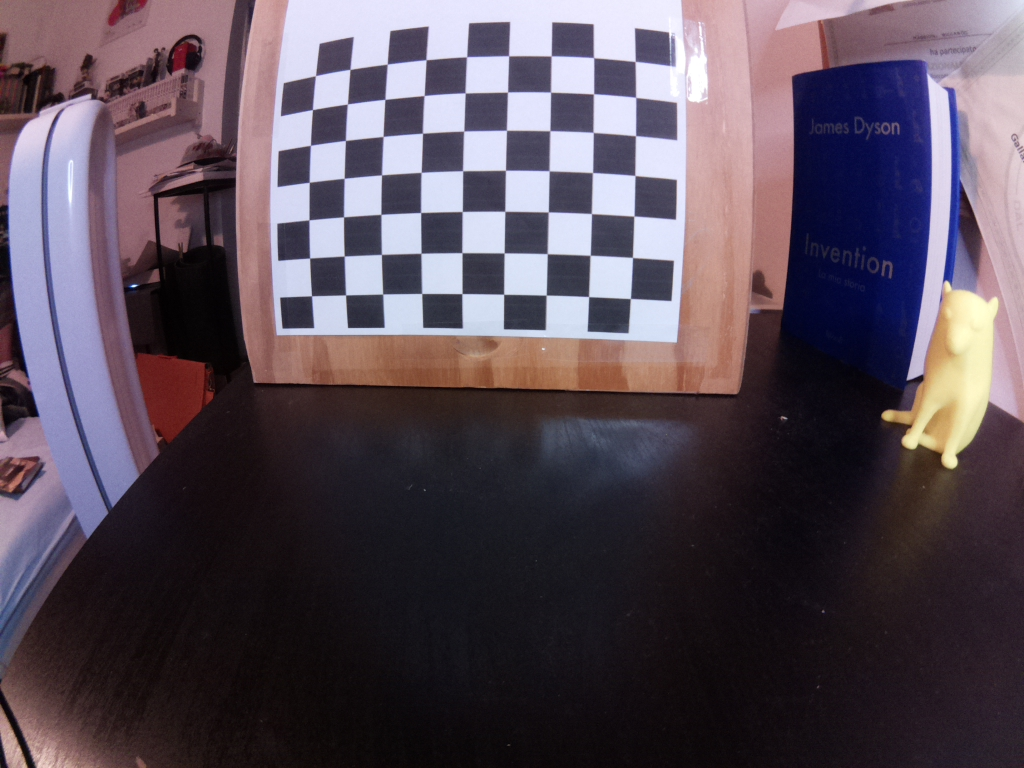
#> input picture part1/chessboards/foto0.jpg, 1024 x 768 px; its folder holds 4 pictures in this run
$ jupyter execute --allow-errors CheemsVision-Part1-Calibration.ipynb
#> lines starting #> are read from the running program, lines starting #| are printed output that depends on the picture
# Calibrazione della camera

In questo foglio affronteremo uno dei passaggi cardine quando si lavora con una camera: la correzione degli distorsioni!
Bisogna infatti sapere che la maggior parte delle fotocamere introduce una significativa distorsione alle immagini che cattura, le due più importanti sono

1. **la distorsione radiale**
2. **distorsione tangenziale**

La prima causa alle linee rette di apparire curve e aumenta man mano che ci si allontana dal centro dell'immagine *(immagine di sinistra)*, mentre la seconda è data dal fatto che il piano della lente non è parallelo al piano dell'immagine *(immagine di destra)*.

La procedura che va a calcolare i parametri relativi a questi errori per darci una matrice e dei coefficienti di correzione è detta **calibrazione**

## Teoria dietro la calibrazione della camera

Per comprendere appieno il codice che andremo ad eseguire più tardi è giusto introdurre un po' di teoria; questa non è obbligatoria in quanto opencv semplifica molte funzioni, ma saperla ci permetterà di comprendere la motivazione dietro molti passaggi.

Matematicamente il comportamento di una fotocamera è descritto da quello che viene chiamato [**pinhole model**](https://en.wikipedia.org/wiki/Pinhole_camera_model);

Questo suppone che tutta la luce che la camera riceve passi da un'apertura piccolissima (**pinhole**), ma nella realtà questo porterebbe ad immagini con poca risoluzione.
Per questo si utilizzano **lenti** unite a **sensori CMOS** per la cattura della luce, ma questo introduce delle variazioni rispetto al modello originale.
Un esempio può essere una lunghezza focale sull'asse x diversa da quella sull'asse y, oppure un allineamento non perfetto del centro del sensore di luce con quello della lente.

Tutti questi problemi aggiuntivi vengono modellizzati dalla **matrice di calibrazione intrinseca**

1. **fx** e **fy** rappresentano le lunghezze focali (in pixel).
2. **cx** e **cy** rappresentano il centro ottico (proiezione del centro del sistema della camera sull'immagine)

Inoltre come detto prima avremo delle distorsioni (radiali e tangenziali) dovute alla lente e queste verranno modellizzate da queste formule matematiche:

I parametri k e p saranno i **coefficienti di distorsione** che dovremo andare a ricavare insieme alla matrice di calibrazione intrinseca.

Per maggior approfondimento, ecco il paper che propose l'idea del metodo di calibrazione che andremo ad effettuare:

Zhengyou Zhang, [A Flexible New Technique for Camera Calibration](https://www.microsoft.com/en-us/research/wp-content/uploads/2016/02/tr98-71.pdf), Technical Report MSR-TR-98-71, Microsoft Research, 1998.

## Pratica e codice

Per questo corso ti servirà anche stampare la scacchiera che troverai nel materiale di questo modulo. Questa risulta uno strumento perfetto in quando ci fornisce dei punti facilmente individuabili e dalle coordinate relative ben definite. Sarà inoltre importante che questa rimanga ben piatta, consigliamo quindi di incollarla ad una superficie solida (ex. cartoncino duro).

Cominciamo a programmare, importiamo innanzitutto le librerie necessarie:

[cell 1]
import cv2
import glob
import numpy as np
import yaml
import time

Andiamo ora a creare delle variabili che rappresentano i dati della nostra scacchiera, in particolare nx ed ny non rappresenteranno il numero di caselle ma il numero di spigoli interni alla scacchiera. Lo square_size, ovvero la dimensione del lato dei quadrati della scacchiera dovrà essere in metri.

[cell 2]
nx = 9
ny = 7
square_size = 0.02

Creaimo gli array che conserveranno le coordinate dei punti di interesse della scacchiera. **imgpoint** conterrà le coordinate dei punti rilevati nelle foto, mentre **objpoints** conserverà i punti nello spazio 3D, queste ultime coordinate saranno molto semplici dato che consideriamo la scacchiera piana e a terra (Z = 0), quindi avremo punti del tipo (0,0,0), (0.018,0,0),...

***TIPS**: Quando conosci già le caratteristiche di un determinato array (dimensione e tipo) è bene dichiaralo subito in modo da preallocare la memoria e migliorare così la performance del codice.*

[cell 3]
objp = np.zeros((nx * ny, 3), np.float32)
objp[:, :2] = np.mgrid[0:nx, 0:ny].T.reshape(-1, 2)
objp = objp * square_size

imgpoints = []
objpoints = []

Andiamo ora ad importare le foto scattate per la calibrazione. Se si vuole ottenere un'effettivo file di calibrazione per la propria camera bisognerebbe usare foto scattate da questa. Alla fine di questo modulo si troverà un programma per poter effettuare questo lavoro, al momento a scopo dimostrativo useremo quelle di una picamera V2.

[cell 4]
images = glob.glob('part1/chessboards/*.jpg')

La funzione **findChessboardCorners** di opencv si occupa di trovare i punti della scacchiera nelle immagini e ritornerà due variabili:
1) **ret**: variabil booleane (True o False) che ci dice se sono stati trovati punti.
2) **corners**: array contenente le coordinate dei pixel dell'immagine associati ai punti trovati (se trovati).

Andremo poi a migliorare la precisione delle coordinate dei punti trovati con la funzione **cornerSubPix** e infine li aggiungeremo alla lista **imgpoints**.

**Nota:** dichiarare una variabile come *var = []* in python, vuol dire dichiarare una particolare struttura dati chiamata lista. Vedi [liste python](https://www.w3schools.com/python/python_lists.asp)

[cell 5]
#se avete finito il tutorial e avete già fatto le vostre foto, rirunnate da qui

criteria = (cv2.TERM_CRITERIA_EPS + cv2.TERM_CRITERIA_MAX_ITER, 30, 0.001)

for fname in images:
    img = cv2.imread(fname)
#> img is the input picture: shape (768, 1024, 3); mean B, G, R 88.1, 76.7, 88.8
    gray = cv2.cvtColor(img, cv2.COLOR_BGR2GRAY)
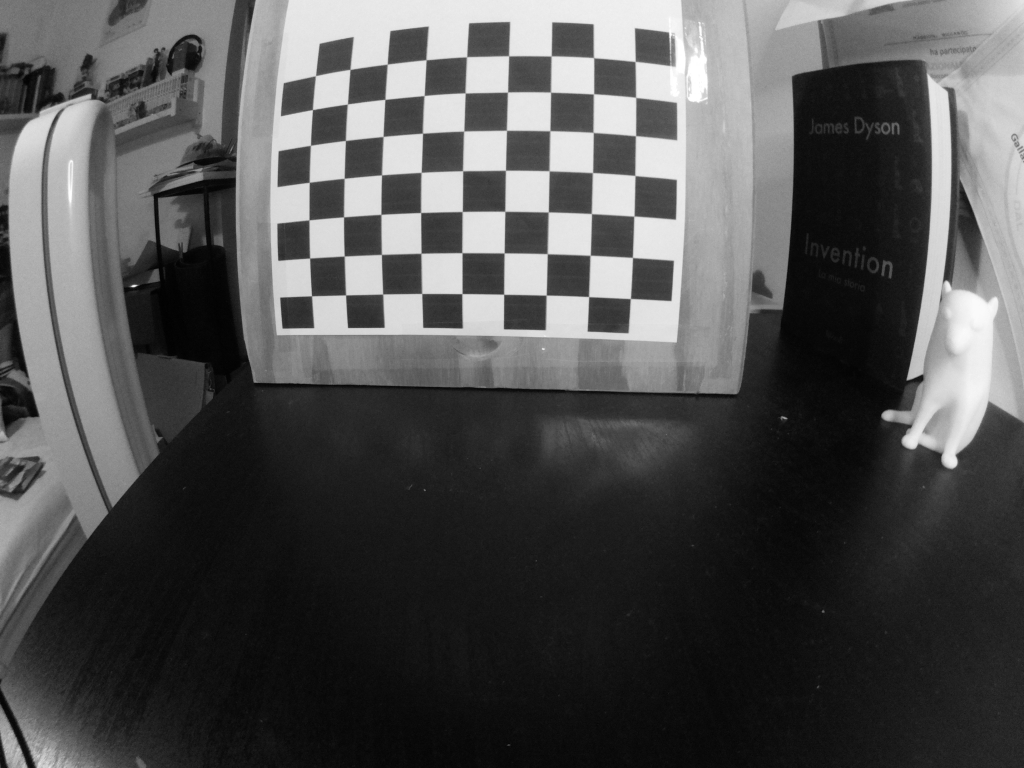
#> gray: shape (768, 1024); min 1, max 255, mean 81.6

    ret, corners = cv2.findChessboardCorners(gray, (nx,ny), None)
#> ret = True; corners = 63 rows, first 8: [315.4, 75.68], [350, 69.47], [387.3, 64.1], [426.1, 59.67], [466.5, 56.84], [508.6, 55.78], [551.1, 55.98], [593.5, 57.56]

    if ret == True:
        objpoints.append(objp)
        corners2 = cv2.cornerSubPix(gray, corners, (11,11), (-1,-1), criteria)
#> corners2 = 63 rows, first 8: [315.4, 75.66], [350, 69.38], [387.2, 64.12], [426, 59.73], [466.6, 56.71], [508.6, 55.73], [551.2, 55.9], [593.6, 57.61]
        imgpoints.append(corners2)
#> pass 2 of the loop `for fname in images:`:
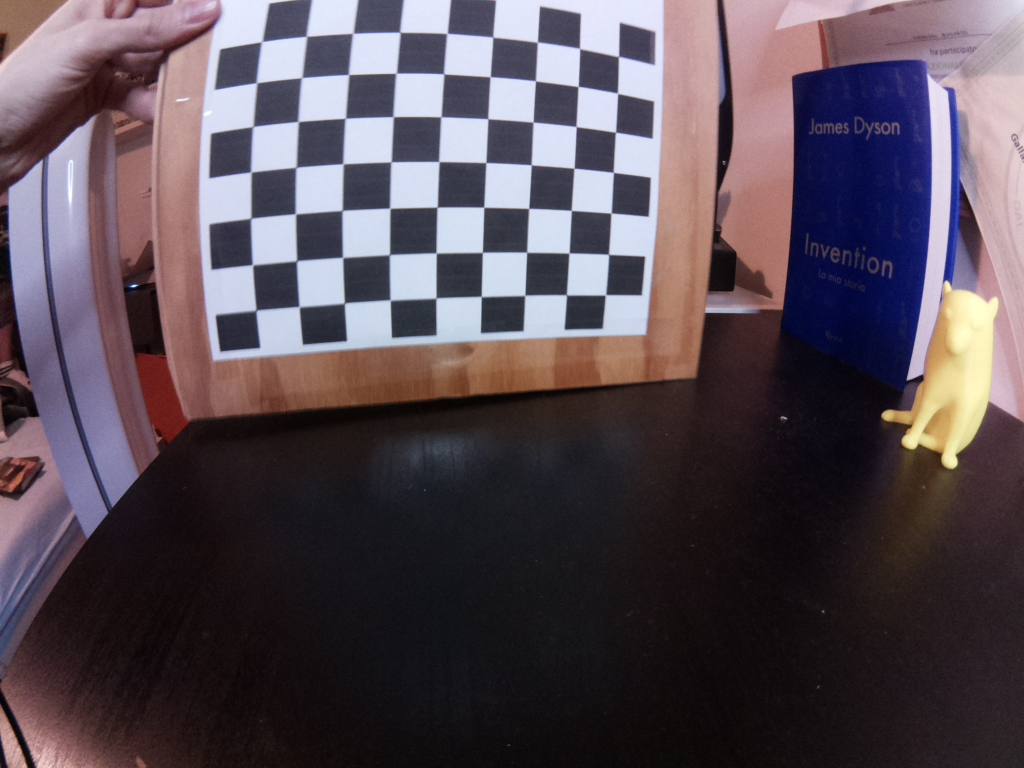
#> input picture part1/chessboards/foto1.jpg, 1024 x 768 px
#> img is the input picture: shape (768, 1024, 3); mean B, G, R 85.1, 76.3, 87.8
#> `gray = cv2.cvtColor(img, cv2.COLOR_BGR2GRAY)`:
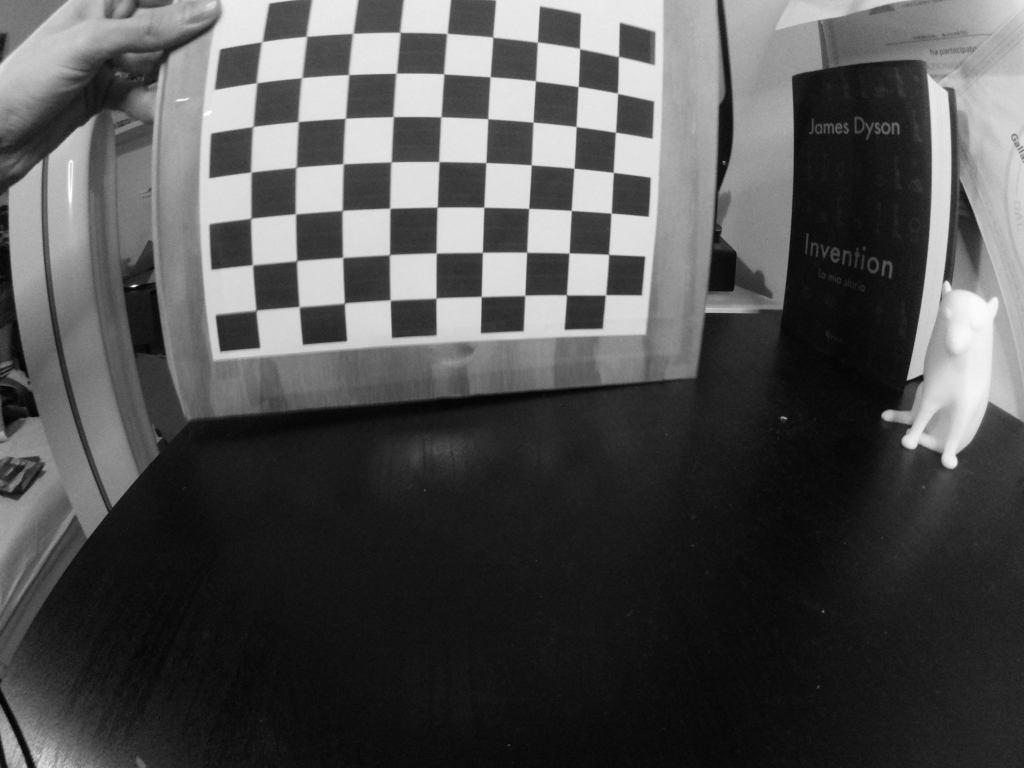
#> gray: shape (768, 1024); min 3, max 255, mean 80.7
#> corners = 63 rows, first 8: [261.7, 41.66], [306.4, 36.24], [352.9, 33.13], [399.9, 32.23], [447.1, 33.26], [492.8, 37.16], [537.2, 42.16], [579.6, 48.5]
#> corners2 = 63 rows, first 8: [261.8, 41.61], [306.5, 36.34], [352.8, 33.36], [400, 32.28], [446.9, 33.4], [492.8, 37.09], [537.4, 42.11], [579.6, 48.47]
#> pass 3 of the loop `for fname in images:`:
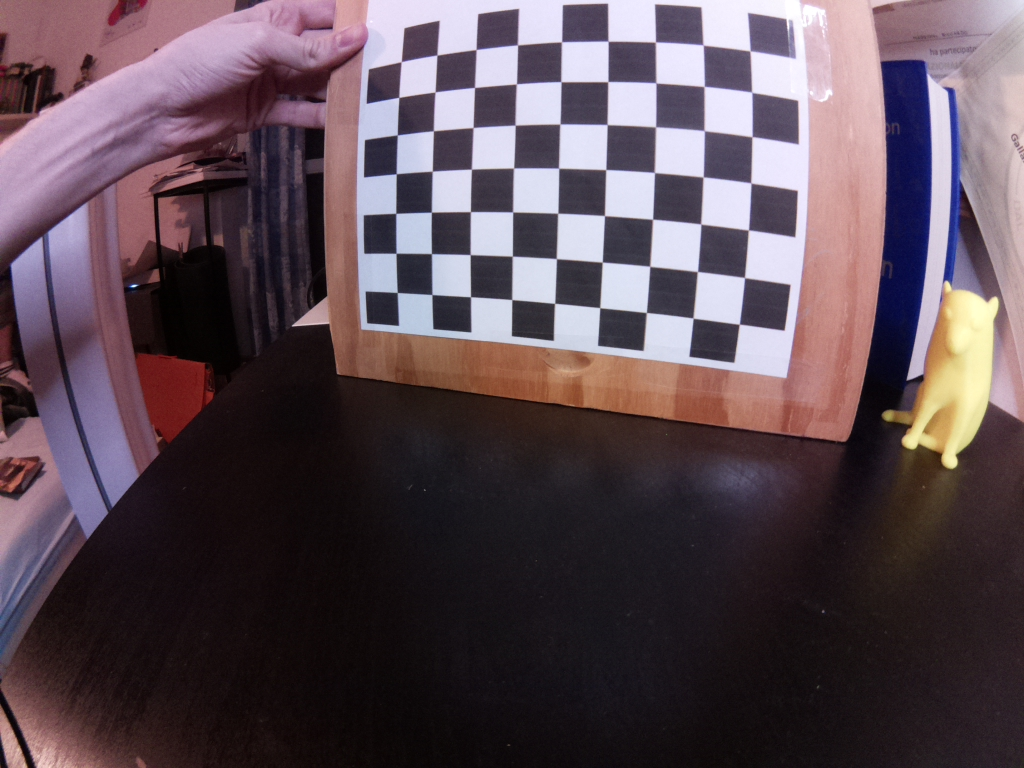
#> input picture part1/chessboards/foto2.jpg, 1024 x 768 px
#> img is the input picture: shape (768, 1024, 3); mean B, G, R 84.3, 75.8, 91.9
#> `gray = cv2.cvtColor(img, cv2.COLOR_BGR2GRAY)`:
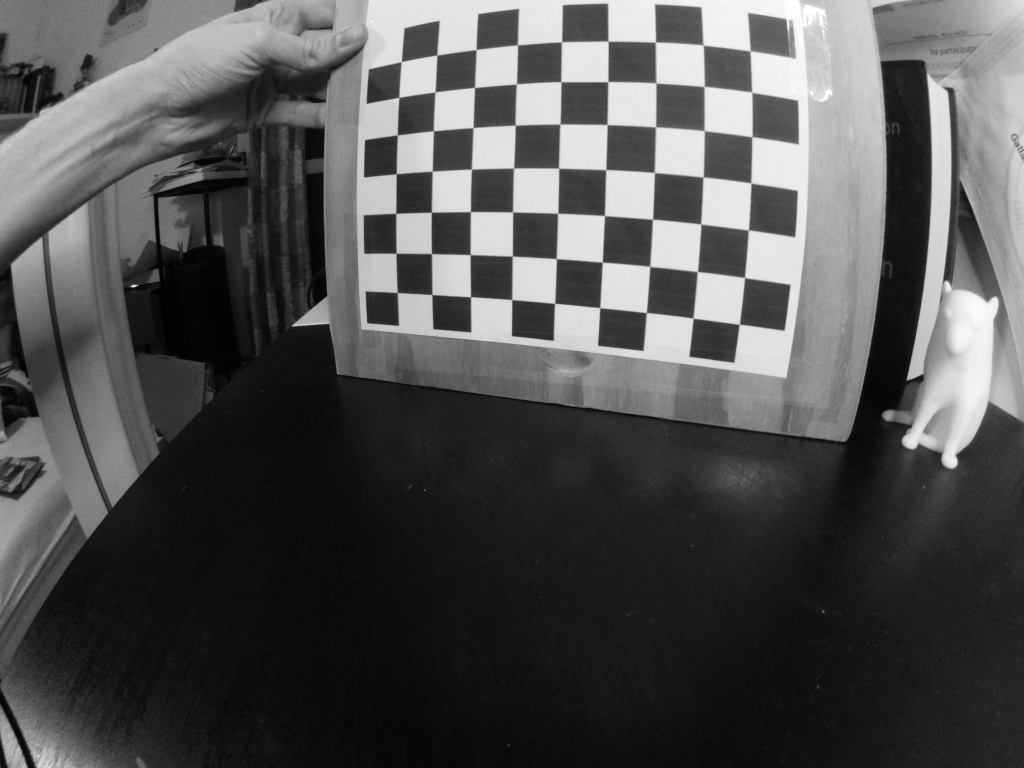
#> gray: shape (768, 1024); min 0, max 255, mean 81.6
#> corners = 63 rows, first 8: [401.2, 61.69], [437, 55.04], [476, 49.56], [517.5, 44.81], [561.5, 41.84], [608, 41.23], [655.4, 42.01], [703.2, 45.08]
#> corners2 = 63 rows, first 8: [401.2, 61.65], [436.9, 55.06], [476.1, 49.5], [517.5, 44.88], [561.5, 41.81], [608.1, 41.16], [655.4, 42.04], [703.1, 44.98]
#> the loop made 4 passes; the first 3 are shown
